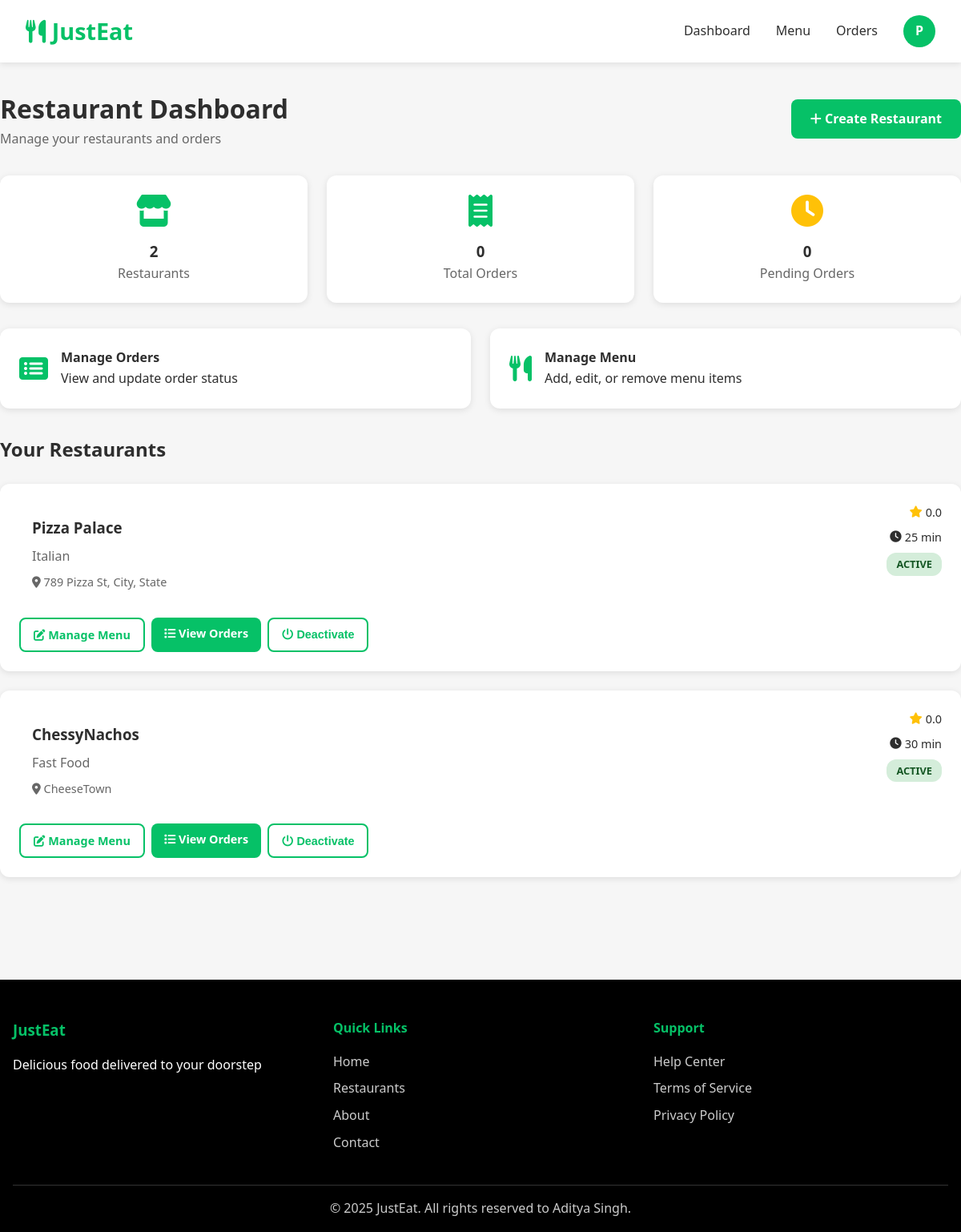
Page /restaurant/dashboard (signed in) on the committed database.
### models.py (models this page shows, shortened)
class User(UserMixin, db.Model):
    id = db.Column(db.Integer, primary_key=True)
    username = db.Column(db.String(80), unique=True, nullable=False)
    email = db.Column(db.String(120), unique=True, nullable=False)
    password_hash = db.Column(db.String(120), nullable=False)
    role = db.Column(db.String(20), nullable=False, default='customer')  # 'customer' or 'restaurant_owner'
    created_at = db.Column(db.DateTime, default=datetime.utcnow)
    phone = db.Column(db.String(20))
    address = db.Column(db.Text)
    dietary_restrictions = db.Column(db.Text)
    latitude = db.Column(db.Float)
    longitude = db.Column(db.Float)
    preferred_diet = db.Column(db.String(20), default='all')  # 'veg', 'non_veg', 'all'
    restaurants = db.relationship('Restaurant', backref='owner', lazy=True)
    orders = db.relationship('Order', backref='customer', lazy=True)
    reviews = db.relationship('Review', backref='customer', lazy=True)
    favorites = db.relationship('Favorite', backref='customer', lazy=True)

class Restaurant(db.Model):
    id = db.Column(db.Integer, primary_key=True)
    name = db.Column(db.String(100), nullable=False)
    description = db.Column(db.Text)
    cuisine_type = db.Column(db.String(50), nullable=False)
    address = db.Column(db.Text, nullable=False)
    phone = db.Column(db.String(20))
    image_url = db.Column(db.String(200))
    rating = db.Column(db.Float, default=0.0)
    delivery_time = db.Column(db.Integer, default=30)  # in minutes
    delivery_fee = db.Column(db.Float, default=2.99)
    minimum_order = db.Column(db.Float, default=10.0)
    is_active = db.Column(db.Boolean, default=True)
    latitude = db.Column(db.Float)
    longitude = db.Column(db.Float)
    owner_id = db.Column(db.Integer, db.ForeignKey('user.id'), nullable=False)
    created_at = db.Column(db.DateTime, default=datetime.utcnow)
    menu_items = db.relationship('MenuItem', back_populates='restaurant', lazy=True, cascade='all, delete-orphan')
    orders = db.relationship('Order', backref='restaurant', lazy=True)
    reviews = db.relationship('Review', backref='restaurant', lazy=True)
    favorites = db.relationship('Favorite', backref='restaurant', lazy=True)
    def get_average_rating(self):
        avg_rating = db.session.query(func.avg(Review.rating)).filter_by(restaurant_id=self.id).scalar()
        return round(avg_rating, 1) if avg_rating else 0.0

### routes.py (the view)
    @app.route('/restaurant/dashboard')
    @login_required
    @role_required('restaurant_owner')
    def restaurant_dashboard():
        try:
            restaurants = Restaurant.query.filter_by(owner_id=current_user.id).all()
            total_orders = Order.query.join(Restaurant).filter(Restaurant.owner_id == current_user.id).count()
            pending_orders = Order.query.join(Restaurant).filter(
                Restaurant.owner_id == current_user.id,
                Order.status == 'pending'
            ).count()
            recent_orders = Order.query.join(Restaurant).filter(
                Restaurant.owner_id == current_user.id
            ).order_by(Order.created_at.desc()).limit(10).all()
            return render_template('restaurant/dashboard.html',
                                 restaurants=restaurants,
                                 total_orders=total_orders,
                                 pending_orders=pending_orders,
                                 recent_orders=recent_orders)
        except Exception as e:
            logger.error(f'Restaurant dashboard error: {str(e)}')
            flash('An error occurred loading the dashboard', 'error')
            return render_template('restaurant/dashboard.html',
                                 restaurants=[],
                                 total_orders=0,
                                 pending_orders=0,
                                 recent_orders=[])

### templates/restaurant/dashboard.html (shortened to what this page needs)
{% extends "base.html" %}
{% block content %}
<div class="container" style="padding: 2rem 0;">
    <div class="page-header mb-4">
        <div class="header-content">
            <div>
                <h1>Restaurant Dashboard</h1>
                <p class="text-secondary">Manage your restaurants and orders</p>
            </div>
            <div class="header-actions">
                <a href="{{ url_for('create_restaurant') }}" class="btn btn-primary">
                    <i class="fas fa-plus"></i> Create Restaurant
                </a>
            </div>
        </div>
    </div>
    <div class="stats-section mb-4">
        <div class="grid grid-3">
            <div class="card stat-card">
                <div class="card-body text-center">
                    <i class="fas fa-store" style="font-size: 2.5rem; color: var(--primary-color); margin-bottom: 1rem;"></i>
                    <h3>{{ restaurants|length }}</h3>
                    <p class="text-secondary">Restaurants</p>
                </div>
            </div>
            <div class="card stat-card">
                <div class="card-body text-center">
                    <i class="fas fa-receipt" style="font-size: 2.5rem; color: var(--primary-color); margin-bottom: 1rem;"></i>
                    <h3>{{ total_orders }}</h3>
                    <p class="text-secondary">Total Orders</p>
                </div>
            </div>
            <div class="card stat-card">
                <div class="card-body text-center">
                    <i class="fas fa-clock" style="font-size: 2.5rem; color: #ffc107; margin-bottom: 1rem;"></i>
                    <h3>{{ pending_orders }}</h3>
                    <p class="text-secondary">Pending Orders</p>
                </div>
            </div>
        </div>
    </div>
    <div class="quick-actions mb-4">
        <div class="grid grid-2">
            <a href="{{ url_for('restaurant_orders') }}" class="card action-card">
                <div class="card-body">
                    <div class="action-content">
                        <i class="fas fa-list-alt"></i>
                        <div>
                            <h4>Manage Orders</h4>
                            <p>View and update order status</p>
                        </div>
                    </div>
                </div>
            </a>
            <a href="{{ url_for('restaurant_menu_management') }}" class="card action-card">
                <div class="card-body">
                    <div class="action-content">
                        <i class="fas fa-utensils"></i>
                        <div>
                            <h4>Manage Menu</h4>
                            <p>Add, edit, or remove menu items</p>
                        </div>
                    </div>
                </div>
            </a>
        </div>
    </div>
    {% if restaurants %}
    <div class="restaurants-section mb-4">
        <h2 class="mb-3">Your Restaurants</h2>
        <div class="restaurants-list">
            {% for restaurant in restaurants %}
            <div class="card restaurant-card mb-3">
                <div class="card-body">
                    <div class="restaurant-header">
                        <div class="restaurant-info">
                            <h3>{{ restaurant.name }}</h3>
                            <p class="restaurant-cuisine">{{ restaurant.cuisine_type }}</p>
                            <p class="restaurant-address">
                                <i class="fas fa-map-marker-alt"></i>
                                {{ restaurant.address }}
                            </p>
                        </div>
                        <div class="restaurant-stats">
                            <div class="stat">
                                <i class="fas fa-star star"></i>
                                <span>{{ restaurant.get_average_rating() }}</span>
                            </div>
                            <div class="stat">
                                <i class="fas fa-clock"></i>
                                <span>{{ restaurant.delivery_time }} min</span>
                            </div>
                            <div class="stat">
                                <span class="status-badge {% if restaurant.is_active %}status-confirmed{% else %}status-cancelled{% endif %}">
                                    {{ 'Active' if restaurant.is_active else 'Inactive' }}
                                </span>
                            </div>
                        </div>
                    </div>
                    <div class="restaurant-actions">
                        <a href="{{ url_for('restaurant_menu_management', restaurant_id=restaurant.id) }}" class="btn btn-small btn-outline">
                            <i class="fas fa-edit"></i> Manage Menu
                        </a>
                        <a href="{{ url_for('restaurant_orders', restaurant_id=restaurant.id) }}" class="btn btn-small btn-primary">
                            <i class="fas fa-list"></i> View Orders
                        </a>
                        <button class="btn btn-small btn-outline toggle-status-btn"
                                data-restaurant-id="{{ restaurant.id }}"
                                data-current-status="{{ restaurant.is_active }}">
                            <i class="fas fa-power-off"></i>
                            {{ 'Deactivate' if restaurant.is_active else 'Activate' }}
                        </button>
                    </div>
                </div>
            </div>
            {% endfor %}
        </div>
    </div>
    {% else %}
    <div class="no-restaurants text-center" style="padding: 4rem 0;">
        <i class="fas fa-store" style="font-size: 4rem; color: var(--text-light); margin-bottom: 1rem;"></i>
        <h3>No restaurants registered</h3>
        <p class="text-secondary">Contact support to register your restaurant</p>
    </div>
    {% endif %}
</div>
{% endblock %}

### templates/base.html (shortened to what this page needs)
<!DOCTYPE html>
<html lang="en">
<head>
    <link rel="stylesheet" href="{{ url_for('static', filename='css/style.css') }}">
    <link rel="stylesheet" href="https://cdnjs.cloudflare.com/ajax/libs/font-awesome/6.0.0/css/all.min.css">
</head>
<body>
    <header class="header">
        <nav class="navbar">
            <a href="{{ url_for('index') }}" class="logo">
                <i class="fas fa-utensils"></i> JustEat
            </a>
            {% if current_user.is_authenticated %}
                <ul class="nav-links">
                    {% if current_user.role == 'customer' %}
                        <li><a href="{{ url_for('customer_dashboard') }}">Home</a></li>
                        <li><a href="{{ url_for('browse_restaurants') }}">Restaurants</a></li>
                        <li><a href="{{ url_for('order_history') }}">Orders</a></li>
                        <li>
                            <a href="{{ url_for('view_cart') }}" class="cart-icon">
                                <i class="fas fa-shopping-cart"></i>
                                <span class="cart-badge" style="display: none;">0</span>
                            </a>
                        </li>
                    {% else %}
                        <li><a href="{{ url_for('restaurant_dashboard') }}">Dashboard</a></li>
                        <li><a href="#" onclick="showManageMenuModal()">Menu</a></li>
                        <li><a href="#" onclick="showOrdersModal()">Orders</a></li>
                    {% endif %}
                    <li class="user-menu">
                        <div class="user-avatar" onclick="toggleUserMenu()">
                            {{ current_user.username[0].upper() }}
                        </div>
                    </li>
                </ul>
            {% else %}
                <ul class="nav-links">
                    <li><a href="{{ url_for('login') }}" class="btn btn-outline">Login</a></li>
                </ul>
            {% endif %}
        </nav>
    </header>
    <main>
        {% block content %}{% endblock %}
    </main>
    <footer class="footer">
        <div class="container">
            <div class="footer-content">
                <div class="footer-section">
                    <h3>JustEat</h3>
                    <p>Delicious food delivered to your doorstep</p>
                </div>
                <div class="footer-section">
                    <h4>Quick Links</h4>
                    <ul>
                        <li><a href="{{ url_for('index') }}">Home</a></li>
                        <li><a href="{{ url_for('browse_restaurants') if current_user.is_authenticated and current_user.role == 'customer' else '#' }}">Restaurants</a></li>
                        <li><a href="#">About</a></li>
                        <li><a href="#">Contact</a></li>
                    </ul>
                </div>
                <div class="footer-section">
                    <h4>Support</h4>
                    <ul>
                        <li><a href="#">Help Center</a></li>
                        <li><a href="#">Terms of Service</a></li>
                        <li><a href="#">Privacy Policy</a></li>
                    </ul>
                </div>
            </div>
            <div class="footer-bottom">
                <p>&copy; 2025 JustEat. All rights reserved to Aditya Singh.</p>
            </div>
        </div>
    </footer>
</body>
</html>

### rows in the picture
User: username "P"
Restaurant: name "Pizza Palace", cuisine_type "Italian", address "789 Pizza St, City, State", get_average_rating "0.0", delivery_time "25", is_active "ACTIVE", is_active "Deactivate"
Restaurant: name "ChessyNachos", cuisine_type "Fast Food", address "CheeseTown", get_average_rating "0.0", delivery_time "30", is_active "ACTIVE", is_active "Deactivate"

### other values in the picture
{{ restaurants|length }} "2"
{{ total_orders }} "0"
{{ pending_orders }} "0"
